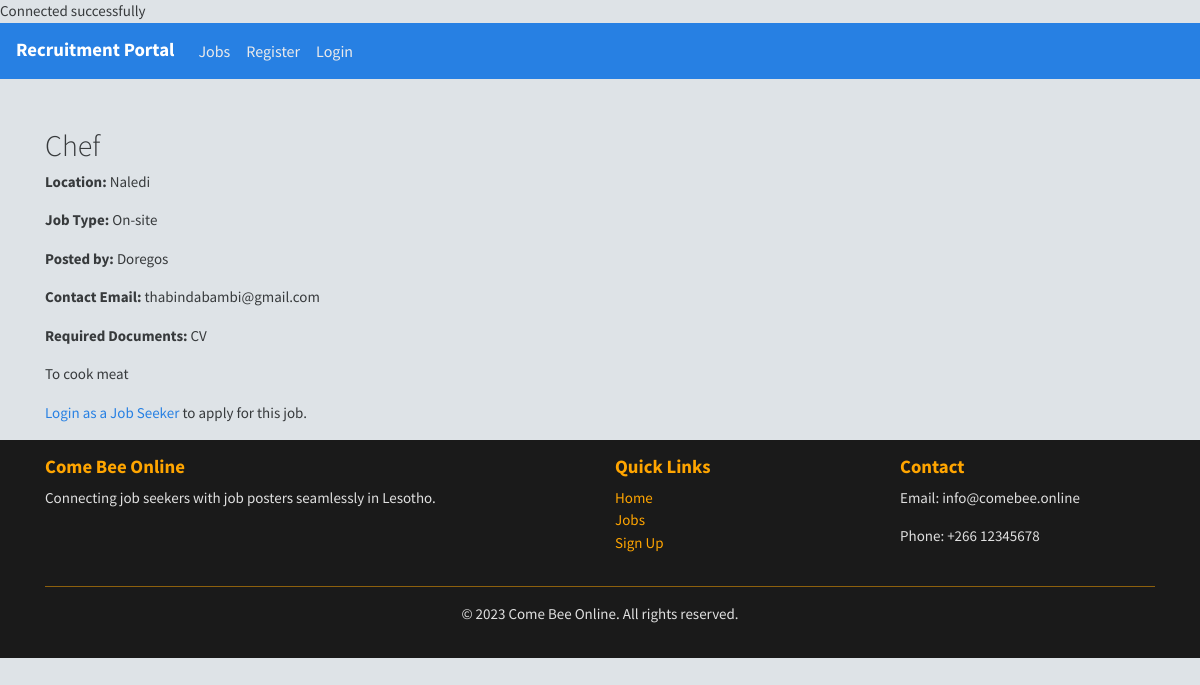
Screenshot of /job_details.php?id=3 with the database file from the repository.
### tables this page shows
CREATE TABLE `jobs` (
  `id` int(11) NOT NULL,
  `user_id` int(11) NOT NULL,
  `title` varchar(255) NOT NULL,
  `description` text NOT NULL,
  `location` varchar(100) DEFAULT NULL,
  `created_at` timestamp NOT NULL DEFAULT current_timestamp(),
  `required_documents` varchar(255) DEFAULT NULL,
  `job_type` varchar(20) DEFAULT NULL,
  `employment_type` varchar(50) DEFAULT NULL
);

CREATE TABLE `users` (
  `id` int(11) NOT NULL,
  `name` varchar(100) NOT NULL,
  `email` varchar(100) NOT NULL,
  `password` varchar(255) DEFAULT NULL,
  `google_id` varchar(255) DEFAULT NULL,
  `role` enum('job_seeker','job_poster') NOT NULL,
  `created_at` timestamp NOT NULL DEFAULT current_timestamp(),
  `phone` varchar(20) DEFAULT NULL,
  `address` varchar(255) DEFAULT NULL,
  `skills` text DEFAULT NULL,
  `experience` text DEFAULT NULL
);

### includes/functions.php (called while the page is built, shortened)
<?php
function isLoggedIn() {
    return isset($_SESSION['user_id']);
}
function isJobSeeker() {
    return isLoggedIn() && $_SESSION['role'] === 'job_seeker';
}
?>

### job_details.php (the view, shortened to what this page needs)
<?php
include('config/database.php');
include('includes/functions.php');
$job_id = isset($_GET['id']) ? intval($_GET['id']) : 0;
$sql = "SELECT jobs.*, users.name AS poster_name, users.email AS poster_email FROM jobs INNER JOIN users ON jobs.user_id = users.id WHERE jobs.id = '$job_id'";
$result = mysqli_query($conn, $sql);
$job = mysqli_fetch_assoc($result);
?>
<?php include('includes/header.php'); ?>
<?php include('includes/navbar.php'); ?>
<div class="container mt-5">
    <h2><?php echo $job['title']; ?></h2>
    <p><strong>Location:</strong> <?php echo $job['location']; ?></p>
    <p><strong>Job Type:</strong> <?php echo $job['job_type']; ?></p>
    <p><strong>Posted by:</strong> <?php echo $job['poster_name']; ?></p>
    <p><strong>Contact Email:</strong> <?php echo $job['poster_email']; ?></p>
    <p><strong>Required Documents:</strong> <?php echo $job['required_documents'] ? $job['required_documents'] : 'None'; ?></p>
    <p><?php echo nl2br($job['description']); ?></p>
    <?php if (isJobSeeker()): ?>
        <h3>Apply for this Job</h3>
        <?php if (isset($success)) echo "<div class='alert alert-success'>$success</div>"; ?>
        <?php if (isset($error)) echo "<div class='alert alert-danger'>$error</div>"; ?>
        <form action="job_details.php?id=<?php echo $job_id; ?>" method="POST" enctype="multipart/form-data">
            <div class="form-group">
                <label for="name">Name</label>
                <input type="text" class="form-control" id="name" name="name" required>
            </div>
            <div class="form-group">
                <label for="surname">Surname</label>
                <input type="text" class="form-control" id="surname" name="surname" required>
            </div>
            <div class="form-group">
                <label for="highest_qualification">Highest Qualification</label>
                <select class="form-control" id="highest_qualification" name="highest_qualification" required>
                    <option value="">Select Qualification</option>
                    <option value="High School Diploma">High School Diploma</option>
                    <option value="Certificate">Certificate</option>
                    <option value="Diploma">Diploma</option>
                    <option value="Bachelor’s Degree">Bachelor’s Degree</option>
                    <option value="Master’s Degree">Master’s Degree</option>
                    <option value="PhD">PhD</option>
                    <option value="Other">Other</option>
                </select>
            </div>
            <div class="form-group">
                <label for="institution_name">Institution Name</label>
                <input type="text" class="form-control" id="institution_name" name="institution_name" required>
            </div>
            <div class="form-group">
                <label for="field_of_study">Field of Study</label>
                <input type="text" class="form-control" id="field_of_study" name="field_of_study" required>
            </div>
            <div class="form-group">
                <label for="additional_certifications">Additional Certifications or Courses (Optional)</label>
                <textarea class="form-control" id="additional_certifications" name="additional_certifications"></textarea>
            </div>
            <div class="form-group">
                <label>Work Experience</label><br>
                <input type="checkbox" name="work_experience[]" value="0-2 years"> 0-2 years<br>
                <input type="checkbox" name="work_experience[]" value="3-5 years"> 3-5 years<br>
                <input type="checkbox" name="work_experience[]" value="6-9 years"> 6-9 years<br>
                <input type="checkbox" name="work_experience[]" value="10+ years"> 10+ years<br>
            </div>
            <div class="form-group">
                <label for="portfolio_link">Portfolio Link (Optional)</label>
                <input type="url" class="form-control" id="portfolio_link" name="portfolio_link">
            </div>
            <div class="form-group">
                <label for="linkedin_link">LinkedIn Profile Link (Optional)</label>
                <input type="url" class="form-control" id="linkedin_link" name="linkedin_link">
            </div>
            <div class="form-group">
                <label for="cover_letter">Cover Letter</label>
                <textarea class="form-control" name="cover_letter" rows="5" required></textarea>
            </div>
            <?php if (strpos($job['required_documents'], 'CV') !== false): ?>
            <div class="form-group">
                <label for="cv">Upload CV</label>
                <input type="file" class="form-control-file" name="cv" accept=".pdf,.doc,.docx" required>
            </div>
            <?php endif; ?>
            <?php if (strpos($job['required_documents'], 'Transcript') !== false): ?>
            <div class="form-group">
                <label for="transcript">Upload Transcript</label>
                <input type="file" class="form-control-file" name="transcript" accept=".pdf,.jpg,.png" required>
            </div>
            <?php endif; ?>
            <button type="submit" class="btn btn-primary">Submit Application</button>
        </form>
    <?php else: ?>
        <p><a href="login.php">Login as a Job Seeker</a> to apply for this job.</p>
    <?php endif; ?>
</div>
<?php include('includes/footer.php'); ?>

### assets/css/styles.css (style rules this page uses)
body { background-color: #dee3e7; }

### rows the page displays
jobs: title "Chef", location "Naledi", job_type "On-site", user.name "Doregos", user.email "thabindabambi@gmail.com", required_documents "CV", description "To cook meat"
